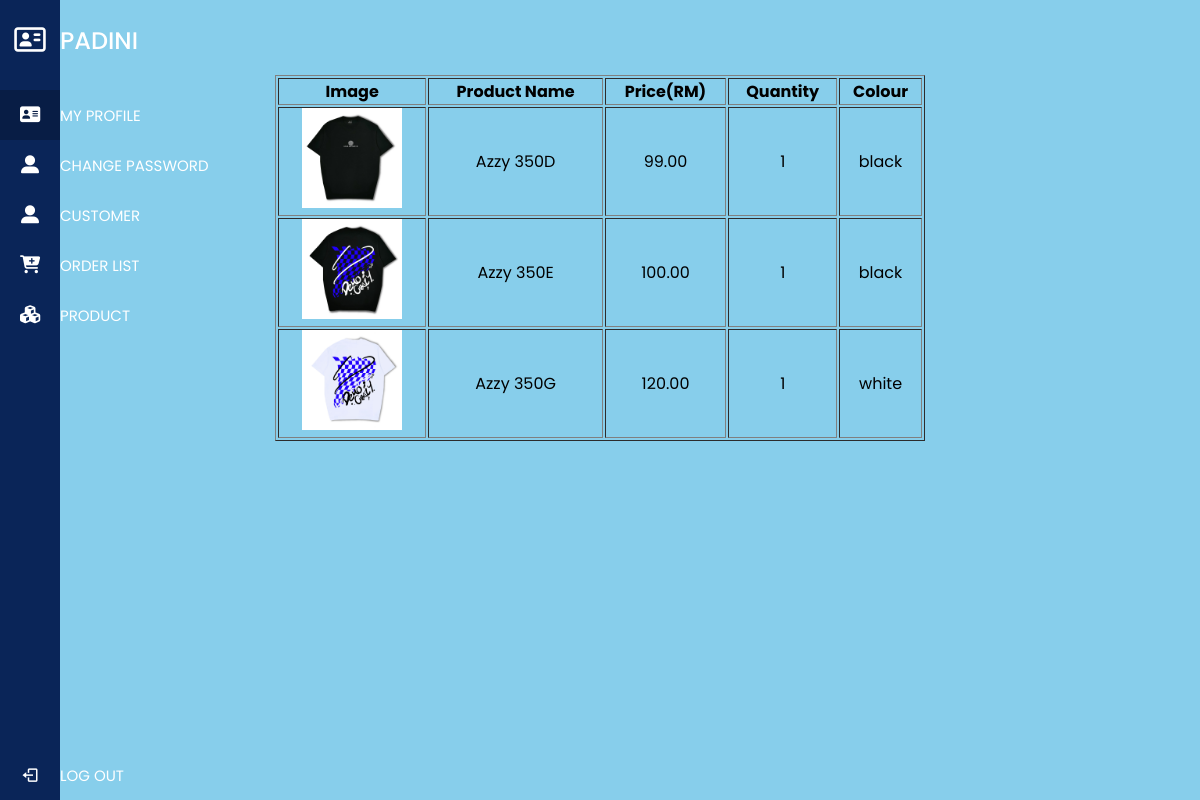
Screenshot of /admin/view.php?viewd&orderid=2 with the database file from the repository.
### tables this page shows
CREATE TABLE `product` (
  `product_id` int(100) NOT NULL AUTO_INCREMENT,
  `product_code` char(5) NOT NULL,
  `product_name` varchar(100) NOT NULL,
  `product_image` varchar(100) NOT NULL,
  `colour` varchar(50) DEFAULT NULL,
  `description` varchar(50) DEFAULT NULL,
  `product_price` decimal(5,2) NOT NULL,
  `product_stock` int(3) NOT NULL,
  `product_isDelete` int(1) NOT NULL DEFAULT '0',
   PRIMARY KEY (`product_id`)
);

CREATE TABLE `order_items` (
  `id` int(10) NOT NULL AUTO_INCREMENT,
  `orders_id` int(10) NOT NULL,
  `prod_id` int(10) NOT NULL,
  `qty` int(10) NOT NULL,
  `price` int(10) NOT NULL,
  `color` varchar(100) DEFAULT NULL,
   PRIMARY KEY (`id`)
);

### admin/view.php (the view, shortened to what this page needs)
<?php include("dataconnection.php") ?>
<!DOCTYPE html>
<html lang="en">
<head>
	<?php include("menu.php");?>
</head>
<body>
<br>
<br>
<br>
<center>
<table border="1" width="650px">
<tr>
		 <th>Image</th>
		 <th>Product Name</th>
         <th>Price(RM)</th>
		 <th>Quantity</th>
		 <th>Colour</th>
	 </tr>
    <?php
	    if(isset($_REQUEST["viewd"]))
		{
		$orderid = $_GET["orderid"];
		}
        $result1 = mysqli_query($connect, "select * from product, order_items where orders_id = '$orderid' and prod_id = product_id");
		$count = mysqli_num_rows($result1);
			if ($count < 1)
			{
			?>
				<tr>
					<td colspan="6">No Records Found</td>
				</tr>
			<?php
			}
			else
			{
				while($row = mysqli_fetch_assoc($result1))
				{
				?>
				<tr>
				<td><img src="../images/<?php print $row['product_image']?>" width="100" height="auto"></td>
         		 <td><?php echo $row["product_name"]; ?></td>
					<td><?php echo $row["product_price"]; ?></td>
					<td><?php echo $row["qty"]; ?></td>
          		<td><?php echo $row["color"]; ?></td>
				</tr>
				<?php
				}
			}
	?>
 </table>
 </center>
</body>
</html>

### admin/menu.css (style rules this page uses)
* { margin: 0; padding: 0; box-sizing: border-box; font-family: 'Poppins', sans-serif; }

### admin/view.php (style rules this page uses)
td { text-align: center; }

### admin/menu.php (style rules this page uses)
body { background-color:skyblue; }

### rows the page displays
product: product_image (picture), product_name "Azzy 350D", product_price "99.00", order_items.qty "1", order_items.color "black"
product: product_image (picture), product_name "Azzy 350E", product_price "100.00", order_items.qty "1", order_items.color "black"
product: product_image (picture), product_name "Azzy 350G", product_price "120.00", order_items.qty "1", order_items.color "white"
